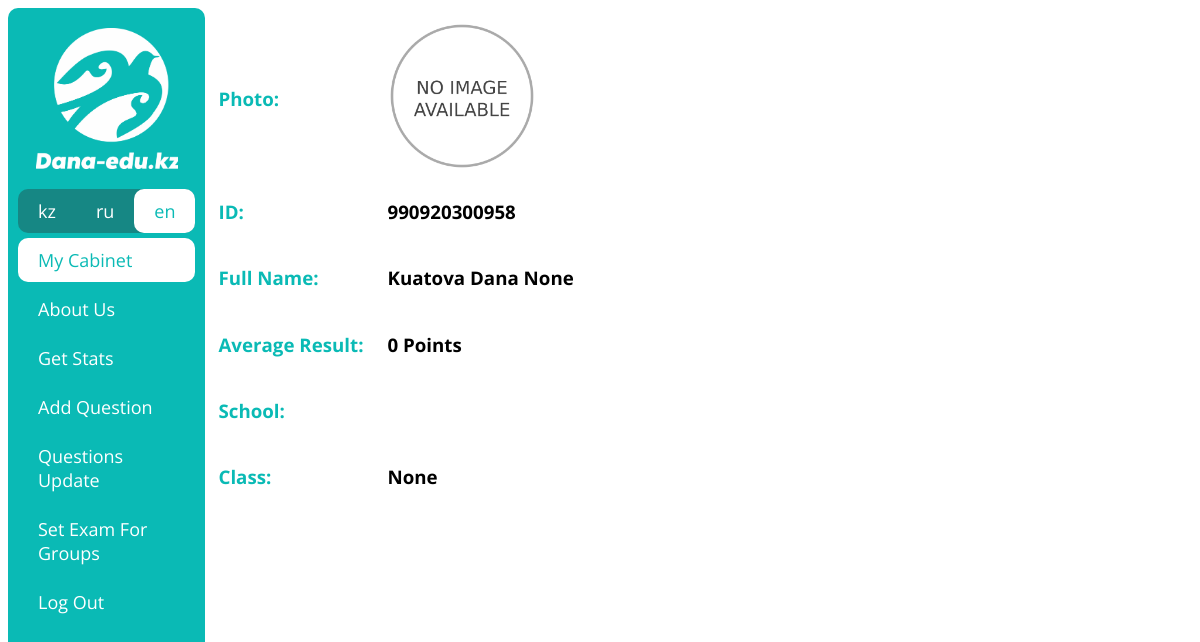
/en/cabinet (signed in), run on the app's committed database.
### examapp/models.py (models this page shows, shortened)
class CustomUser(AbstractBaseUser, PermissionsMixin):
    iin = models.CharField(max_length=12, validators=[MinLengthValidator(12)], unique=True)
    surname = models.CharField(max_length=150, null=True, blank=True)
    name = models.CharField(max_length=150, null=True, blank=True)
    patronymic = models.CharField(max_length=150, null=True, blank=True)
    photo = models.ImageField(upload_to='users/', null=True, blank=True)
    phone = PhoneNumberField(unique=True)
    group = models.ForeignKey('Group', on_delete=models.CASCADE, null=True, blank=True)
    type = models.CharField(max_length=20, choices=getUserTypeChoices())
    birth_date = models.DateField()
    is_staff = models.BooleanField(default=False)
    is_superuser = models.BooleanField(default=False)
    is_active = models.BooleanField(default=True)
    last_login = models.DateTimeField(null=True, blank=True)
    date_joined = models.DateTimeField(auto_now_add=True)
    USERNAME_FIELD = 'iin'
    REQUIRED_FIELDS = []
    objects = CustomUserManager()
    class Meta:
        verbose_name = 'User'
        verbose_name_plural = 'Users'

### examapp/views.py (the view)
# urls.py: path('cabinet', userCabinetView, name='cabinet_url'),
@login_required(login_url='login_url')
def userCabinetView(request):
    context = {'urls': getUserUrls(request.user)}
    avg = getUserAvg(request.user)
    context['avg'] = avg
    return render(request, 'cabinet_page.html', context)

### examapp/functions.py (called while the page is built)
def getUserUrls(user) -> []:
    urls = [
        {'text': _('My Cabinet'), 'url': 'cabinet_url'},
        {'text': _('About Us'), 'url': 'about_us_url'}
    ]
    if user.type == 'PU':
        urls.append({'text': _('Init Exam'), 'url': 'exam_init_url'})
        urls.append({'text': _('Exam Results'), 'url': 'exam_results_url'})
    if user.type == 'MO':
        urls.append({'text': _('Get Stats'), 'url': 'get_stats_url'})
        urls.append({'text': _('Add Question'), 'url': 'add_questions_init_url'})
        urls.append({'text': _('Questions Update'), 'url': 'questions_update_url'})
        urls.append({'text': _('Set Exam For Groups'), 'url': 'set_exam_for_groups_url'})
    urls.append({'text': _('Log Out'), 'url': 'logout_url'})
    return urls

def getUserAvg(user):
    from .models import Result
    avg = 0
    results = Result.objects.filter(user=user)
    if results:
        for result in results:
            avg += result.points
        return round(avg / len(results), 2)
    else:
        return 0

### templates/cabinet_page.html
{% extends 'base.html' %}
{% load static %}
{% load i18n %}
{% block content %}
    <div align="left">
        <table style="border: none;">
            <tr>
                <td align="left"><h3 style="color: #0ABAB5;">{% trans 'Photo:' %} </h3></td>
                <td>
                    {% if user.photo %}
                        <img class="user_photo" src="{{ user.photo.url }}">
                    {% else %}
                        <img class="user_photo" src="{% static 'images/no_image.webp' %}">
                    {% endif %}
                </td>
            </tr>
            <tr>
                <td align="left"><h3 style="color: #0ABAB5;">{% trans 'IIN:' %} </h3></td>
                <td><h3 style="margin-left: 20px;">{{ user.iin }}</h3></td>
            </tr>
            <tr>
                <td align="left"><h3 style="color: #0ABAB5;">{% trans 'FIO:' %}</h3></td>
                <td><h3 style="margin-left: 20px;">{{ user.surname }} {{ user.name }} {{ user.patronymic }}</h3></td>
            </tr>
            <tr>
                <td align="left"><h3 style="color: #0ABAB5;">{% trans 'Average:' %}</h3></td>
                <td><h3 style="margin-left: 20px;">{{ avg }} {% trans 'Points' %}</h3></td>
            </tr>
            <tr>
                <td align="left"><h3 style="color: #0ABAB5;">{% trans 'School:' %}</h3></td>
                <td><h3 style="margin-left: 20px;">{{ user.group.school }}</h3></td>
            </tr>
            <tr>
                <td align="left"><h3 style="color: #0ABAB5;">{% trans 'Class:' %}</h3></td>
                <td><h3 style="margin-left: 20px;">{{ user.group }}</h3></td>
            </tr>
        </table>
    </div>
{% endblock content %}

### static/css/style.css (style rules this page uses)
html { user-select: none; }
body { font-family: 'Open Sans', sans-serif; }
.user_photo { height: 150px; max-height: 100%; max-width: 100%; margin-left: 20px; }

### data on the page
CustomUser: iin "990920300958", surname "Kuatova", name "Dana", patronymic "None", group "None"

### other printed values
{{ language.code }} "ru"
{{ language.code }} "en"
{{ url.text }} "My Cabinet" "About Us" "Get Stats" "Add Question" "Questions Update" "Set Exam For Groups" "Log Out"
{{ avg }} "0"
